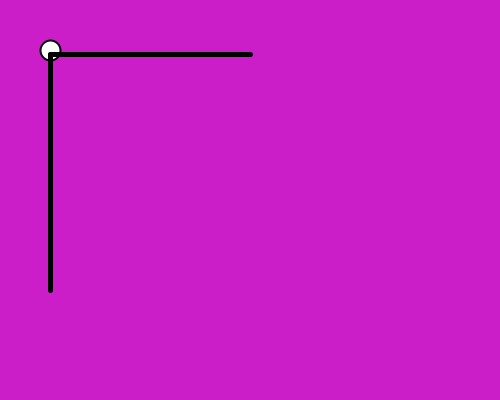
Frame 1 (no input)
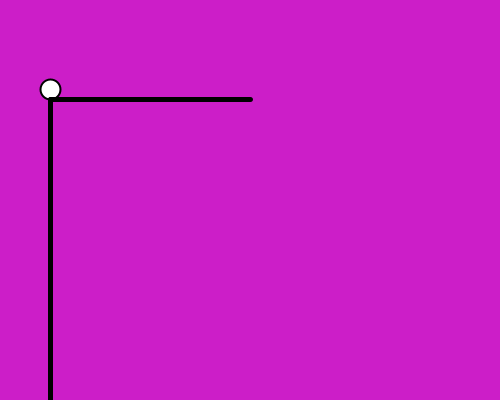
Frame 60 (the mouse pressed at the canvas centre just before this capture)
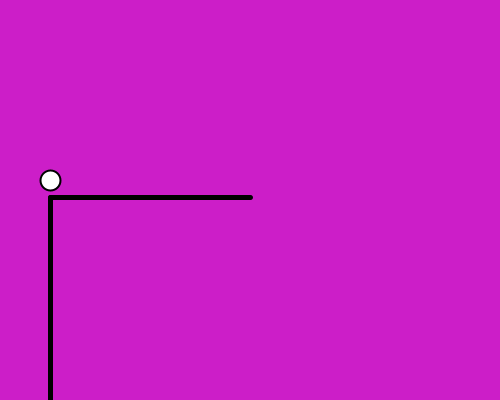
Frame 120 (the mouse held since frame 60 and released just before this capture)

The Processing sketch that drew these frames (run headless with seeded random() and noise(); from frame 60 on, the mouse is pressed at the canvas centre):

// Processing sketch: Gravity
// ── Gravity.pde
float yPos = 50;
float xPos = 50;
int grav = 1;
float ySpeed = 3;
float xSpeed = 0;
float diameter = 20;
void setup()
{
  background(204, 30,200);
  size (500,400);
  circle(300,yPos,20);
}
void draw()
{
   background(204, 30,200);
   strokeWeight(2);
   circle(xPos,yPos,diameter);
   if (keyPressed)
  {
    if (key == 'd') xSpeed+=0.5 ;
    else if (key == 'a') xSpeed +=-0.5;
      
  }
  if ((yPos+diameter/2) > height)
  {
    ySpeed = -ySpeed;
  }
  else
  {
    ySpeed+=grav;
  }
  yPos+=ySpeed;  
  xPos+=xSpeed;
  System.out.println(xSpeed);
  inputArrows();
}

void inputArrows()
{
  strokeWeight(5);
  line(xPos ,yPos, 5*(xPos + xSpeed), yPos);
  line(xPos ,yPos, xPos, (yPos + ySpeed)*5);
}
